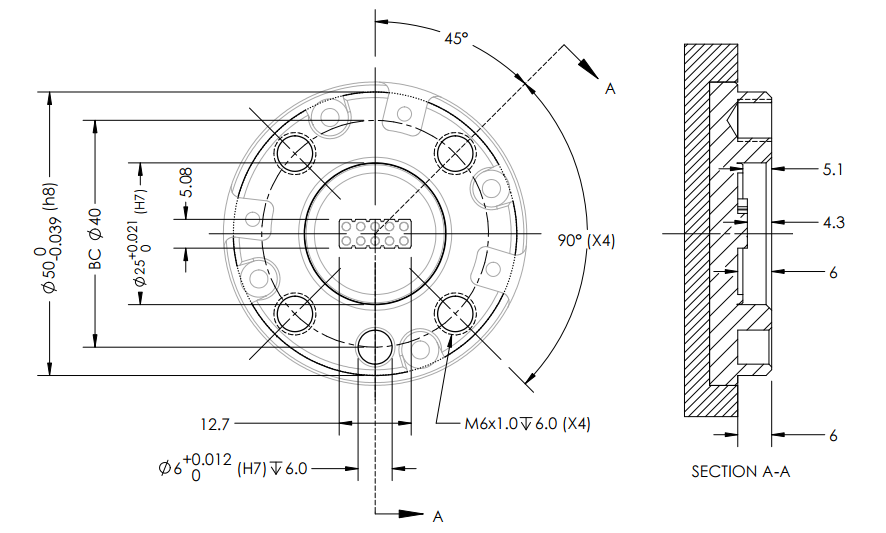
//> input picture Tool_Plate_Dimensions.png, 886 x 533 px
$ ./pixel_write ../Tool_Plate_Dimensions.png 100 100   (built with g++ and OpenCV 4)
//> lines starting //> are read from the running program, lines starting //| are printed output that depends on the picture; after the words box and inside, x2 and y2 are one past the last pixel; in counts of white or black regions, pixels touching at a corner belong together
#include <opencv2/opencv.hpp>
#include <iostream>


int main(int argc, char** argv){
	if(argc!=4){
		std::cout<<"script requires 3 arguments: file_name, x, y"<<std::endl;
		return 0;
	}


	cv::Mat img = cv::imread(argv[1]);
//> img is the input picture: 533 rows x 886 cols, CV_8UC3; mean B, G, R 244.4, 244.4, 244.4
	int x = std::stoi(argv[2]), y = std::stoi(argv[3]);
//> x = 100; y = 100
	cv::Vec3b intensity = img.at<cv::Vec3b>(y,x);
//> intensity = [255, 255, 255]

	uint8_t blue = intensity[0];
//> blue = 255
	uint8_t green = intensity[1];
//> green = 255
	uint8_t red = intensity[2];
//> red = 255

	std::cout<<"red at ("<<x<<","<<y<<") is "<<(int)red<<std::endl;
//| red at (100,100) is 255
	std::cout<<"green at ("<<x<<","<<y<<") is "<<(int)green<<std::endl;
//| green at (100,100) is 255
	std::cout<<"blue at ("<<x<<","<<y<<") is "<< (int)blue <<std::endl;
//| blue at (100,100) is 255

	cv::namedWindow("Pixels", cv::WINDOW_AUTOSIZE);
	cv::Vec3b val(255,255,255);
	val[0] = 0;
	val[1] = 0;

	for(int i = 0; i<std::min(img.rows, img.cols)-std::max(x,y); i++){
		img.at<cv::Vec3b>(y+1+i, x+1+i) = val;
		img.at<cv::Vec3b>(y-1+i, x-1+i) = val;
		img.at<cv::Vec3b>(y+1+i, x-1+i) = val;
		img.at<cv::Vec3b>(y-1+i, x+1+i) = val;
	}
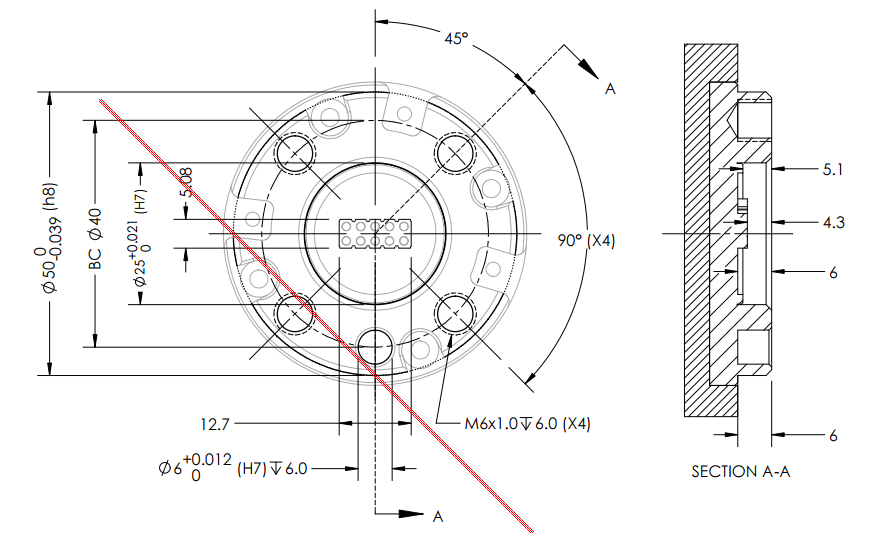
//> img: 533 rows x 886 cols, CV_8UC3; 0.28% of pixels changed, all inside (x1, y1, x2, y2) = (99, 99, 534, 533)

	cv::imshow("Pixels", img);
	cv::waitKey(0);
	cv::destroyWindow("Pixels");


}
